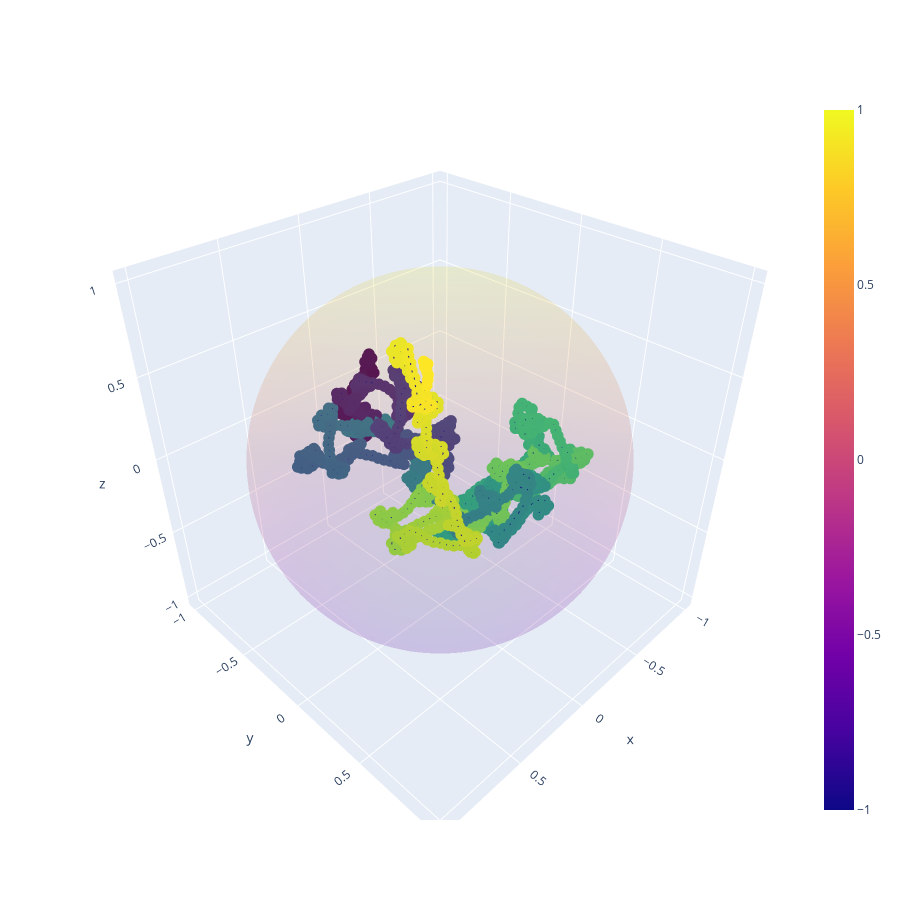

This figure's notebook cell:
### Code cell
plot_structure_in_sphere(synthetic_biological_structure)

### Figure 1 — Plotly figure (JSON) as saved in the notebook; plotly's stock layout.template omitted (floating-point values rounded to 4 significant figures; data arrays with more than 128 entries replaced by an {"elided": "..."} marker saying what was removed)
{"data": [{"opacity": 0.1, "type": "surface", "x": {"elided": "100x100 float values"}, "y": {"elided": "100x100 float values"}, "z": {"elided": "100x100 float values"}}, {"line": {"color": "darkblue", "width": 2}, "marker": {"color": {"elided": "1258 int values"}, "colorscale": [[0, "#440154"], [0.1111, "#482878"], [0.2222, "#3e4989"], [0.3333, "#31688e"], [0.4444, "#26828e"], [0.5556, "#1f9e89"], [0.6667, "#35b779"], [0.7778, "#6ece58"], [0.8889, "#b5de2b"], [1, "#fde725"]], "size": 4}, "type": "scatter3d", "x": {"elided": "1258 float values"}, "y": {"elided": "1258 float values"}, "z": {"elided": "1258 float values"}}], "layout": {"height": 900, "width": 900}}
